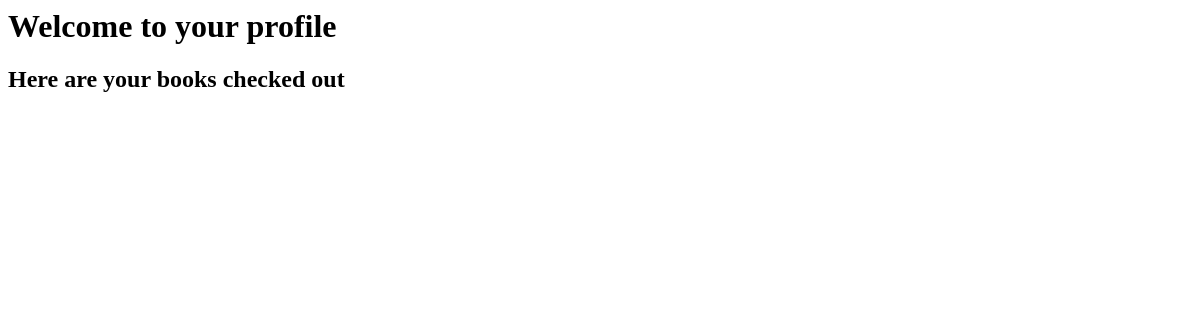
Before: /catalog/profile/ (signed in) with the older database file.
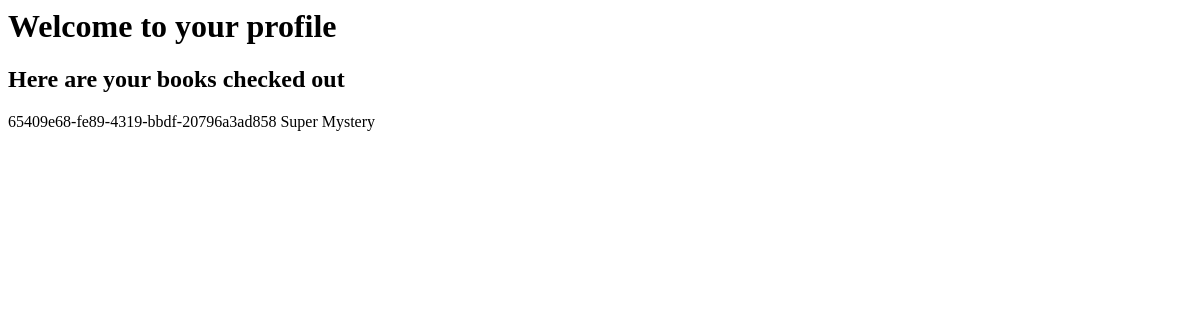
After: the same page with the newer database file.
### catalog/models.py (models this page shows, shortened)
class BookInstance(models.Model):
    id = models.UUIDField(primary_key=True,default=uuid.uuid4)
    book = models.ForeignKey('Book',on_delete=models.RESTRICT,null=True)
    imprint = models.CharField(max_length=200)
    due_back = models.DateField(null=True, blank=True)
    borrower = models.ForeignKey(User,on_delete=models.SET_NULL,null=True,blank=True)
    LOAN_STATUS = (
        ('m','Meintenance'),
        ('o', 'On Loan'),
        ('a','Available'),
        ('r','Reserved')
    )
    status = models.CharField(max_length=1,choices=LOAN_STATUS,blank=True,default='m')
    class Meta:
        ordering = ['due_back']
    def __str__(self):
        return f'{self.id}  {self.book.title}'

class Book(models.Model):
    title = models.CharField(max_length=200)
    author = models.ForeignKey('Author',on_delete=models.SET_NULL,null=True)
    summary = models.TextField(max_length=800)
    isbn = models.CharField('ISBN',max_length=13,unique=True)
    genre = models.ManyToManyField(Genre)
    book = models.ForeignKey('Language',on_delete=models.SET_NULL,null=True)

### catalog/views.py (the view)
# urls.py: path('profile/', views.CheckedOutBooksByUserView.as_view(), name='profile'),
class CheckedOutBooksByUserView(LoginRequiredMixin,ListView):
    model = BookInstance
    template_name = 'catalog/profile.html'
    paginate_by = 5
    def get_queryset(self):
        return BookInstance.objects.filter(borrower =self.request.user).all()

### catalog/templates/catalog/profile.html
<h1>Welcome to your profile</h1>
<h2>Here are your books checked out</h2>
{% for book in bookinstance_list %}
    <p>{{book}}</p>
{% endfor %}

Changed rows visible on the page:
now on this page (row edited): BookInstance: id+book "65409e68-fe89-4319-bbdf-20796a3ad858 Super Mystery"
